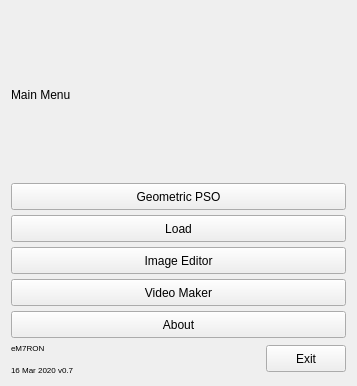
<?xml version="1.0" encoding="UTF-8"?>
<ui version="4.0">
 <class>MainMenu</class>
 <widget class="QWidget" name="MainMenu">
  <property name="geometry">
   <rect>
    <x>0</x>
    <y>0</y>
    <width>357</width>
    <height>386</height>
   </rect>
  </property>
  <property name="sizePolicy">
   <sizepolicy hsizetype="Fixed" vsizetype="Fixed">
    <horstretch>0</horstretch>
    <verstretch>0</verstretch>
   </sizepolicy>
  </property>
  <property name="minimumSize">
   <size>
    <width>357</width>
    <height>386</height>
   </size>
  </property>
  <property name="maximumSize">
   <size>
    <width>357</width>
    <height>386</height>
   </size>
  </property>
  <property name="sizeIncrement">
   <size>
    <width>0</width>
    <height>0</height>
   </size>
  </property>
  <property name="windowTitle">
   <string>𝕀mage𝔼vo</string>
  </property>
  <layout class="QVBoxLayout" name="verticalLayout_2">
   <property name="spacing">
    <number>5</number>
   </property>
   <item>
    <layout class="QVBoxLayout" name="verticalLayout">
     <item>
      <widget class="QLabel" name="label">
       <property name="text">
        <string>Main Menu</string>
       </property>
      </widget>
     </item>
     <item>
      <widget class="QPushButton" name="gpso_button">
       <property name="minimumSize">
        <size>
         <width>0</width>
         <height>27</height>
        </size>
       </property>
       <property name="maximumSize">
        <size>
         <width>16777215</width>
         <height>27</height>
        </size>
       </property>
       <property name="text">
        <string>Geometric PSO</string>
       </property>
      </widget>
     </item>
     <item>
      <widget class="QPushButton" name="load_button">
       <property name="minimumSize">
        <size>
         <width>0</width>
         <height>27</height>
        </size>
       </property>
       <property name="maximumSize">
        <size>
         <width>16777215</width>
         <height>27</height>
        </size>
       </property>
       <property name="text">
        <string>Load</string>
       </property>
      </widget>
     </item>
     <item>
      <widget class="QPushButton" name="image_editor_button">
       <property name="minimumSize">
        <size>
         <width>0</width>
         <height>27</height>
        </size>
       </property>
       <property name="maximumSize">
        <size>
         <width>16777215</width>
         <height>27</height>
        </size>
       </property>
       <property name="text">
        <string>Image Editor</string>
       </property>
      </widget>
     </item>
     <item>
      <widget class="QPushButton" name="video_maker_button">
       <property name="minimumSize">
        <size>
         <width>0</width>
         <height>27</height>
        </size>
       </property>
       <property name="maximumSize">
        <size>
         <width>16777215</width>
         <height>27</height>
        </size>
       </property>
       <property name="text">
        <string>Video Maker</string>
       </property>
      </widget>
     </item>
     <item>
      <widget class="QPushButton" name="about_button">
       <property name="minimumSize">
        <size>
         <width>0</width>
         <height>27</height>
        </size>
       </property>
       <property name="maximumSize">
        <size>
         <width>16777215</width>
         <height>27</height>
        </size>
       </property>
       <property name="text">
        <string>About</string>
       </property>
      </widget>
     </item>
     <item>
      <layout class="QHBoxLayout" name="horizontalLayout">
       <item>
        <widget class="QLabel" name="label_2">
         <property name="text">
          <string>&lt;html&gt;&lt;head/&gt;&lt;body&gt;&lt;p&gt;&lt;span style=&quot; font-size:6pt;&quot;&gt;eM7RON &lt;/span&gt;&lt;/p&gt;&lt;p&gt;&lt;span style=&quot; font-size:6pt;&quot;&gt;16 Mar 2020 v0.7&lt;/span&gt;&lt;/p&gt;&lt;/body&gt;&lt;/html&gt;</string>
         </property>
        </widget>
       </item>
       <item>
        <spacer name="horizontalSpacer">
         <property name="orientation">
          <enum>Qt::Horizontal</enum>
         </property>
         <property name="sizeHint" stdset="0">
          <size>
           <width>40</width>
           <height>20</height>
          </size>
         </property>
        </spacer>
       </item>
       <item>
        <widget class="QPushButton" name="exit_button">
         <property name="minimumSize">
          <size>
           <width>80</width>
           <height>27</height>
          </size>
         </property>
         <property name="maximumSize">
          <size>
           <width>80</width>
           <height>27</height>
          </size>
         </property>
         <property name="text">
          <string>Exit</string>
         </property>
        </widget>
       </item>
      </layout>
     </item>
    </layout>
   </item>
  </layout>
 </widget>
 <resources/>
 <connections/>
</ui>
